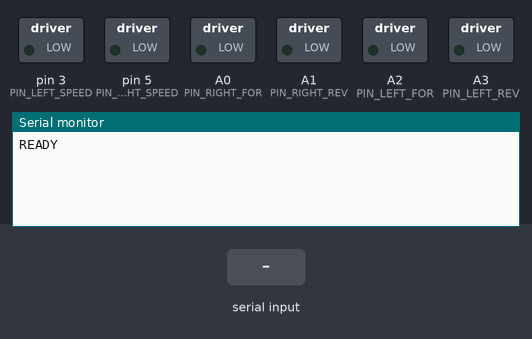
A sketch run on a simulated Arduino Mega 2560, built with avr-gcc and run on an emulated ATmega2560. Shown: switched loads named in the sketch (green lamp = pin HIGH), the last lines printed to the serial monitor. The inputs (shaded band) are chosen by the test bench.

Above: at 3.2 s.
3.3 s: "90:45\n" received over Serial
At 4.2 s:
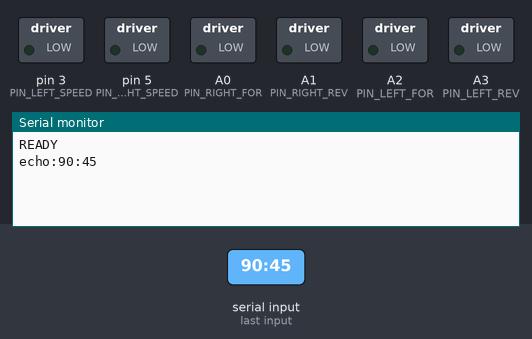
4.8 s: "0\n" received over Serial
At 5.4 s:
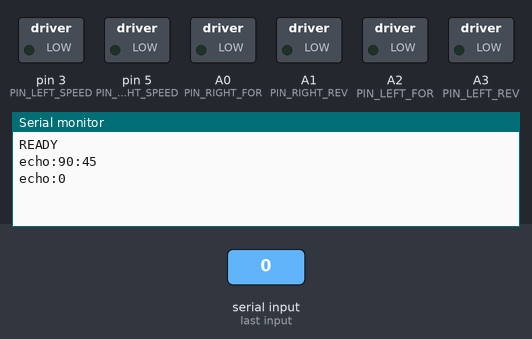
6.3 s: "1:90:45\n" received over Serial
At 7.7 s:
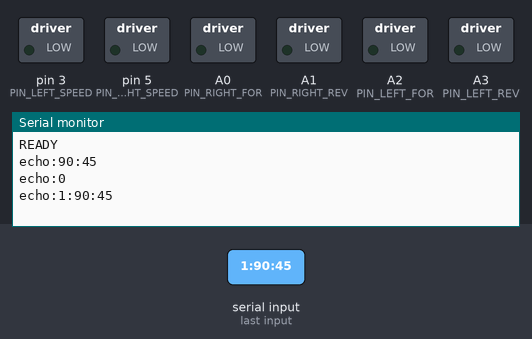

Measured:
- after the input at 3.3 s, the serial monitor: prints a new line at once (image 1)
- after the input at 4.8 s, the serial monitor: prints a new line at once (image 2)
- after the input at 6.3 s, the serial monitor: prints a new line at once (image 3)

The sketch:

RobotCtrl.ino
```cpp
// (licence header left out)
// Pins In USE
// Motor PWM
int PIN_LEFT_REV = A3;
int PIN_LEFT_FOR = A2;

int PIN_LEFT_SPEED = 3;


int PIN_RIGHT_REV = A1;
int PIN_RIGHT_FOR = A0;

int PIN_RIGHT_SPEED = 5;


// Serial Pins are only used by the Serial Driver
int PIN_SERIAL_RX = 0;
int PIN_SERIAL_TX = 1;

// Note SPI Pins are Used by the ODROID
int PIN_SPI_SS   = 10;
int PIN_SPI_MOSI = 11;
int PIN_SPI_MISO = 12;
int PIN_SPI_SCK  = 13;

// Note I2C Pins are Used by the ODROID
int PIN_I2C_SDA  = 27;
int PIN_I2C_SCL  = 28;

// Command Strings
// // Incoming
String CMD_IN_DRIVE_MOTOR_CTRL = "DMC";
String CMD_IN_PROGRAM = "PROG";         // Sets spi lines back to high impedence for ISP

// // Outgoing
String CMD_OUT_READY = "READY";
String CMD_OUT_DRIVE_MOTOR_LEFT_SPEED = "DMLS";
String CMD_OUT_DRIVE_MOTOR_RIGHT_SPEED = "DMRS";

String inputString = "";         // a string to hold incoming data
boolean stringComplete = false;  // whether the string is complete

// the setup function runs once when you press reset or power the board
void setup() {

  // Motor pins as outputs
  pinMode(PIN_LEFT_REV,   OUTPUT);
  pinMode(PIN_LEFT_FOR,   OUTPUT);
  pinMode(PIN_RIGHT_REV,  OUTPUT);
  pinMode(PIN_LEFT_SPEED, OUTPUT);
  pinMode(PIN_RIGHT_FOR,  OUTPUT);
  pinMode(PIN_RIGHT_SPEED,OUTPUT);

  leftMotorSpeed(0);
  rightMotorSpeed(0);

  // Wait 10 seconds before starting to give the ISP programmer a chance to kick in
  //  Will remove once the prog command is tested
  delay(2000);

  // initialize digital pin b2-b5 as input so they can be used as spi bus
  digitalWrite(PIN_SPI_SS, LOW);
  digitalWrite(PIN_SPI_MOSI, LOW);
  digitalWrite(PIN_SPI_MISO, LOW);
  digitalWrite(PIN_SPI_SCK, LOW);

  // SPI Pins are inputs
  pinMode(PIN_SPI_SS, INPUT);
  pinMode(PIN_SPI_MOSI, INPUT);
  pinMode(PIN_SPI_MISO, INPUT);
  pinMode(PIN_SPI_SCK, INPUT);


  inputString.reserve(200);  // Reserve space for incoming command
  Serial.begin(115200);      // open the serial port at 9600 bps:

  Serial.print(CMD_OUT_READY+"\n");
}

// the loop function runs over and over again forever
void loop()
{
  // Decode the string when a newline arrives:
  if (stringComplete)
  {
    // Temp debug code
    String echo = String("echo:");
    Serial.println(echo+inputString);
    String DecodeString = inputString;
    // clear the string early incase more comes in
    inputString = "";
    stringComplete = false;

    // Decode commands
    //   Extract command name before (:)
    DecodeString.trim();
    String CMDString;
    String DataString;

    int DecodeSplit = DecodeString.indexOf(':');
    if (DecodeSplit == -1)
    {
       CMDString = DecodeString;
    }
    else
    {
       CMDString = DecodeString.substring(0,DecodeSplit);
       DataString = DecodeString.substring(DecodeSplit+1);
    }

    // Main Drive Motor Control, value from -100 to 100
    if (CMDString == CMD_IN_DRIVE_MOTOR_CTRL)
    {
       int DataSplit = DataString.indexOf(',');
       String LeftStr = String("0");
       String RightStr = String("0");
       if (DataSplit == -1)
       {
          LeftStr = DataString;
       }
       else
       {
         LeftStr = DataString.substring(0,DataSplit);
         RightStr = DataString.substring(DataSplit+1);
       }

       leftMotorSpeed(LeftStr.toInt());
       rightMotorSpeed(RightStr.toInt());
    }
    else if (CMDString == CMD_IN_PROGRAM)
    {
       // SPI Pins back to High for ISP
       digitalWrite(PIN_SPI_SS,   HIGH);
       digitalWrite(PIN_SPI_MOSI, HIGH);
       digitalWrite(PIN_SPI_MISO, HIGH);
       digitalWrite(PIN_SPI_SCK,  HIGH);

       Serial.print(CMD_OUT_READY+" Program\n");
    }
  }

}

/*
  SerialEvent occurs whenever a new data comes in the
 hardware serial RX.  This routine is run between each
 time loop() runs, so using delay inside loop can delay
 response.  Multiple bytes of data may be available.
 */
void serialEvent() {
  while (Serial.available()) {
    // get the new byte:
    char inChar = (char)Serial.read();
    // add it to the inputString:
    inputString += inChar;

    // if the incoming character is a newline, set a flag
    // so the main loop can do something about it:
    if (inChar == '\n') {
      stringComplete = true;
    }
  }
}

// Sets left Motor Speed -100 to 100
void leftMotorSpeed(int Speed)
{
   char Direction = 'N';
   if (Speed == 0 ||
       Speed > 100 ||
       Speed < -100)
   {
     Speed = 0;
     digitalWrite(PIN_LEFT_FOR, LOW);
     digitalWrite(PIN_LEFT_REV, LOW);
     analogWrite(PIN_LEFT_SPEED,0);
   }
   else if (Speed < 0)
   {
     Direction = 'R';
     Speed = Speed*-1;
     // Convert from 0-100 to 0-255
     digitalWrite(PIN_LEFT_FOR, LOW);
     digitalWrite(PIN_LEFT_REV, HIGH);
     analogWrite(PIN_LEFT_SPEED,(Speed*255)/100);
   }
   else
   {
     Direction = 'F';
     digitalWrite(PIN_LEFT_FOR, HIGH);
     digitalWrite(PIN_LEFT_REV, LOW);
     analogWrite(PIN_LEFT_SPEED,(Speed*255)/100);
   }
   Serial.print(CMD_OUT_DRIVE_MOTOR_LEFT_SPEED+":"+Speed+","+Direction+"\n");
}

void rightMotorSpeed(int Speed)
  {
    char Direction = 'N';
    if (Speed == 0 ||
       Speed > 100 ||
       Speed < -100)
     {
       Speed = 0;
       digitalWrite(PIN_RIGHT_FOR, LOW);
       digitalWrite(PIN_RIGHT_REV, LOW);
       analogWrite(PIN_RIGHT_SPEED,0);
     }
     else if (Speed < 0)
     {
       Speed = Speed*-1;
       Direction = 'R';
       // Convert from 0-100 to 0-255
       digitalWrite(PIN_RIGHT_FOR, LOW);
       digitalWrite(PIN_RIGHT_REV, HIGH);
       analogWrite(PIN_RIGHT_SPEED,(Speed*255)/100);
     }
     else
     {
       Direction = 'F';
       digitalWrite(PIN_RIGHT_FOR, HIGH);
       digitalWrite(PIN_RIGHT_REV, LOW);
       analogWrite(PIN_RIGHT_SPEED,(Speed*255)/100);
     }
     Serial.print(CMD_OUT_DRIVE_MOTOR_RIGHT_SPEED+":"+Speed+","+Direction+"\n");
}
```
